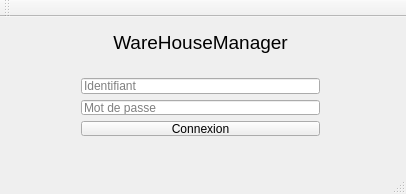
<?xml version="1.0" encoding="UTF-8"?>
<ui version="4.0">
 <class>Login</class>
 <widget class="QMainWindow" name="Login">
  <property name="geometry">
   <rect>
    <x>0</x>
    <y>0</y>
    <width>406</width>
    <height>194</height>
   </rect>
  </property>
  <property name="windowTitle">
   <string>Login</string>
  </property>
  <widget class="QWidget" name="centralWidget">
   <widget class="QWidget" name="verticalLayoutWidget">
    <property name="geometry">
     <rect>
      <x>70</x>
      <y>50</y>
      <width>261</width>
      <height>80</height>
     </rect>
    </property>
    <layout class="QVBoxLayout" name="verticalLayout">
     <item>
      <widget class="QLineEdit" name="lineEditLogin">
       <property name="placeholderText">
        <string>Identifiant</string>
       </property>
      </widget>
     </item>
     <item>
      <widget class="QLineEdit" name="lineEditMotDePasse">
       <property name="echoMode">
        <enum>QLineEdit::Password</enum>
       </property>
       <property name="placeholderText">
        <string>Mot de passe</string>
       </property>
      </widget>
     </item>
     <item>
      <widget class="QPushButton" name="pushButton">
       <property name="text">
        <string>Connexion</string>
       </property>
      </widget>
     </item>
    </layout>
   </widget>
   <widget class="QLabel" name="labelLogin">
    <property name="geometry">
     <rect>
      <x>10</x>
      <y>10</y>
      <width>381</width>
      <height>31</height>
     </rect>
    </property>
    <property name="font">
     <font>
      <pointsize>14</pointsize>
     </font>
    </property>
    <property name="text">
     <string>WareHouseManager</string>
    </property>
    <property name="alignment">
     <set>Qt::AlignCenter</set>
    </property>
   </widget>
  </widget>
  <widget class="QMenuBar" name="menuBar">
   <property name="geometry">
    <rect>
     <x>0</x>
     <y>0</y>
     <width>406</width>
     <height>21</height>
    </rect>
   </property>
  </widget>
  <widget class="QToolBar" name="mainToolBar">
   <attribute name="toolBarArea">
    <enum>TopToolBarArea</enum>
   </attribute>
   <attribute name="toolBarBreak">
    <bool>false</bool>
   </attribute>
  </widget>
  <widget class="QStatusBar" name="statusBar"/>
 </widget>
 <layoutdefault spacing="6" margin="11"/>
 <resources/>
 <connections/>
</ui>
